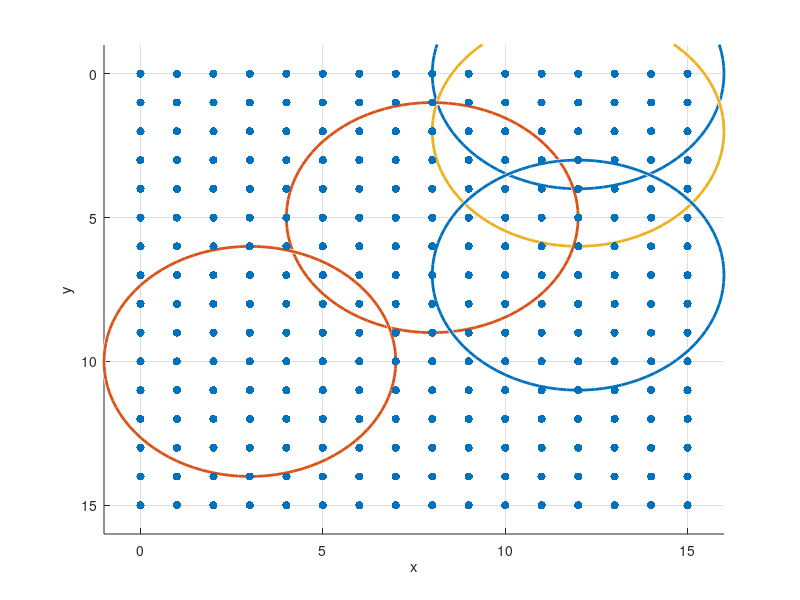

The MATLAB source for this figure:
% 建立整數座標軸範圍
x = 0:15;
y = 0:15;

% 建立座標矩陣
[X, Y] = meshgrid(x, y);

% 繪製整數座標點
scatter(X(:), Y(:), 'filled', 'black');
grid on;

% 繪製圓

center = [12, 0];
radius = 4;
viscircles(center, radius, 'Color', '#0072BD');

% center = [12, 2];
% radius = 4;
% viscircles(center, radius, 'Color', '#D95319');

center = [12, 2];
radius = 4;
viscircles(center, radius, 'Color', '#EDB120');

center = [8, 5];
radius = 4;
viscircles(center, radius, 'Color', '#D95319');

center = [12, 7];
radius = 4;
viscircles(center, radius, 'Color', '#0072BD');

center = [3, 10];
radius = 4;
viscircles(center, radius, 'Color', '#D95319');

% center = [0, 12];
% radius = 4;
% viscircles(center, radius, 'Color', '#EDB120');



% 反轉座標系統到第四象限
set(gca, 'YDir', 'reverse');

% 設定座標軸範圍
xlim([min(x)-1, max(x)+1]);
ylim([min(y)-1, max(y)+1]);

% 設定座標軸標籤
xlabel('x');
ylabel('y');
